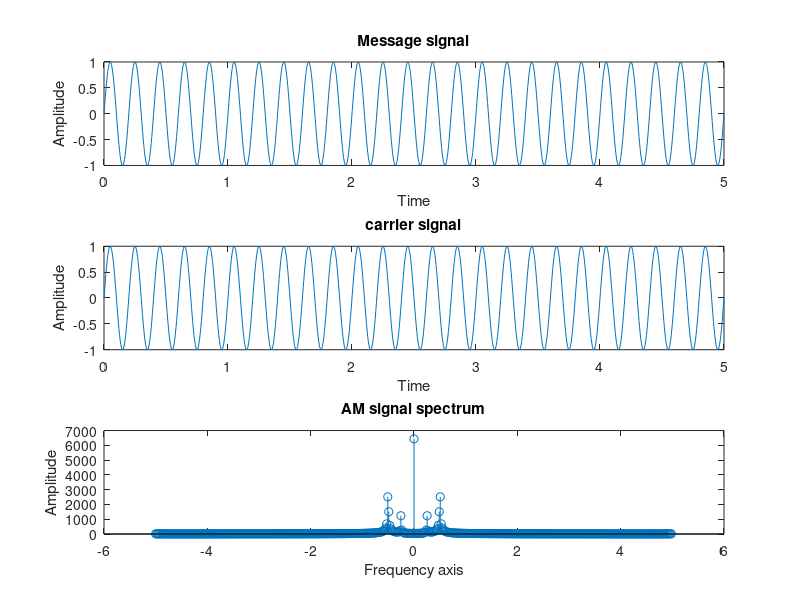

This chart was generated by the following MATLAB code:
clc;
close all;
clear all;
Ac=input('Enter carrier signal amplitude ');
Am=input('Enter Message signal amplitude ');
fc=input('Enter carrier frequency ');
fm=input('Enter message frequency ');  %fm<fc
m=input('Enter modulation Index ');
t=input('Enter timen Period ');
t1=linspace(0,t,1000);            
y1=sin(2*pi*fm*t1);       % message signal
y2=sin(2*pi*fc*t1);       % carrier signal
eq=(1+m.*y1).*(Ac.*y2);   % AM equation
subplot(3,1,1);plot(t1,y1);
xlabel('Time');
ylabel('Amplitude');
title('Message signal');
subplot(3,1,2);plot(t1,y2);
xlabel('Time');
ylabel('Amplitude');
title('carrier signal');
% subplot(3,1,3);plot(t1,eq);
% xlabel('Time');
% ylabel('Amplitude');
% title('modulated signal');
 
% % noise
% z=awgn(eq,0.7);
% subplot(3,1,3);plot(t1,z);
% title('Noise signal ');
% xlabel('Frequency axis');
% ylabel('Amplitude');

% % spectrum of Am for m=0.7
fs=fc*2;
Ts=1/fs;
n=floor(log(length(eq))/log(2));
N=2^n;
fw=abs(fft(eq(1:N)));
z=(-N/2:N/2-1)/(Ts*N);
fws=fftshift(fw);
subplot(3,1,3);stem(z,fws);
title('AM signal spectrum');
xlabel('Frequency axis');
ylabel('Amplitude');
 